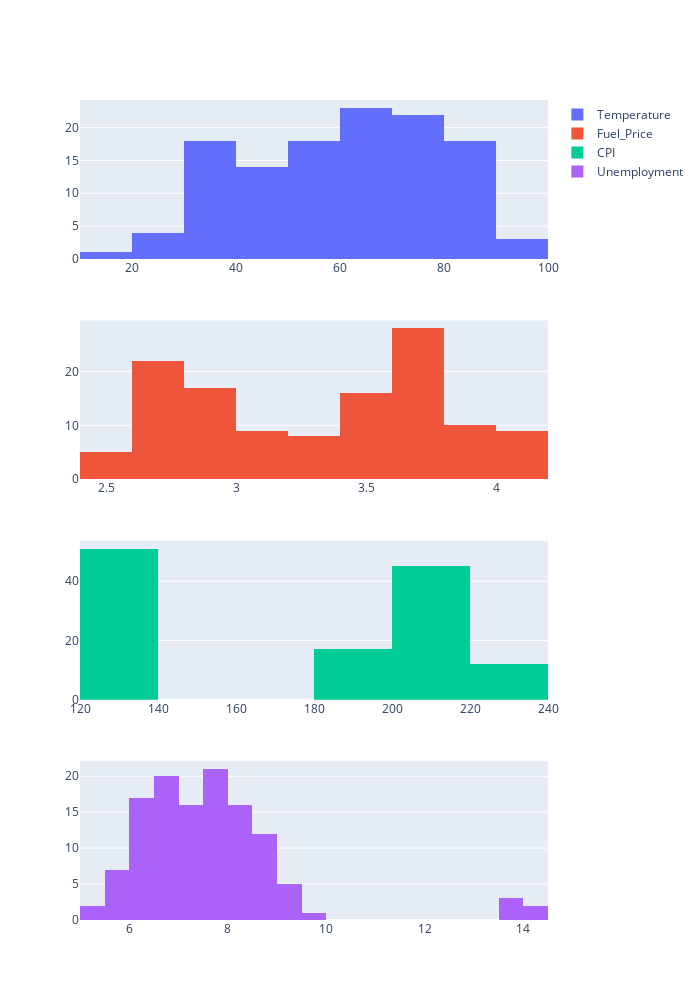

The cell this chart's notebook holds for it:
### Code cell
fig = make_subplots(rows=4,cols=1)
fig.add_trace(
    go.Histogram(
        x = walmart_df['Temperature'],
        name = 'Temperature'),
    row=1,
    col=1)

fig.add_trace(
    go.Histogram(
        x = walmart_df['Fuel_Price'],
        name = 'Fuel_Price'),
    row=2,
    col=1)

fig.add_trace(
    go.Histogram(
        x = walmart_df['CPI'],
        name = 'CPI'),
    row=3,
    col=1)

fig.add_trace(
    go.Histogram(
        x = walmart_df['Unemployment'],
        name = 'Unemployment'),
    row=4,
    col=1)

fig.update_layout(width=700,height=1000)
fig.show()

### Figure 1 — Plotly figure (JSON) as saved in the notebook; plotly's stock layout.template omitted (floating-point values rounded to 4 significant figures; data arrays with more than 128 entries replaced by an {"elided": "..."} marker saying what was removed)
{"data": [{"name": "Temperature", "type": "histogram", "x": {"elided": "136 float values"}, "xaxis": "x", "yaxis": "y"}, {"name": "Fuel_Price", "type": "histogram", "x": {"elided": "136 float values"}, "xaxis": "x2", "yaxis": "y2"}, {"name": "CPI", "type": "histogram", "x": {"elided": "136 float values"}, "xaxis": "x3", "yaxis": "y3"}, {"name": "Unemployment", "type": "histogram", "x": {"elided": "136 float values"}, "xaxis": "x4", "yaxis": "y4"}], "layout": {"height": 1000, "width": 700, "xaxis": {"anchor": "y", "domain": [0, 1]}, "xaxis2": {"anchor": "y2", "domain": [0, 1]}, "xaxis3": {"anchor": "y3", "domain": [0, 1]}, "xaxis4": {"anchor": "y4", "domain": [0, 1]}, "yaxis": {"anchor": "x", "domain": [0.8063, 1]}, "yaxis2": {"anchor": "x2", "domain": [0.5375, 0.7312]}, "yaxis3": {"anchor": "x3", "domain": [0.2687, 0.4625]}, "yaxis4": {"anchor": "x4", "domain": [0, 0.1938]}}}
